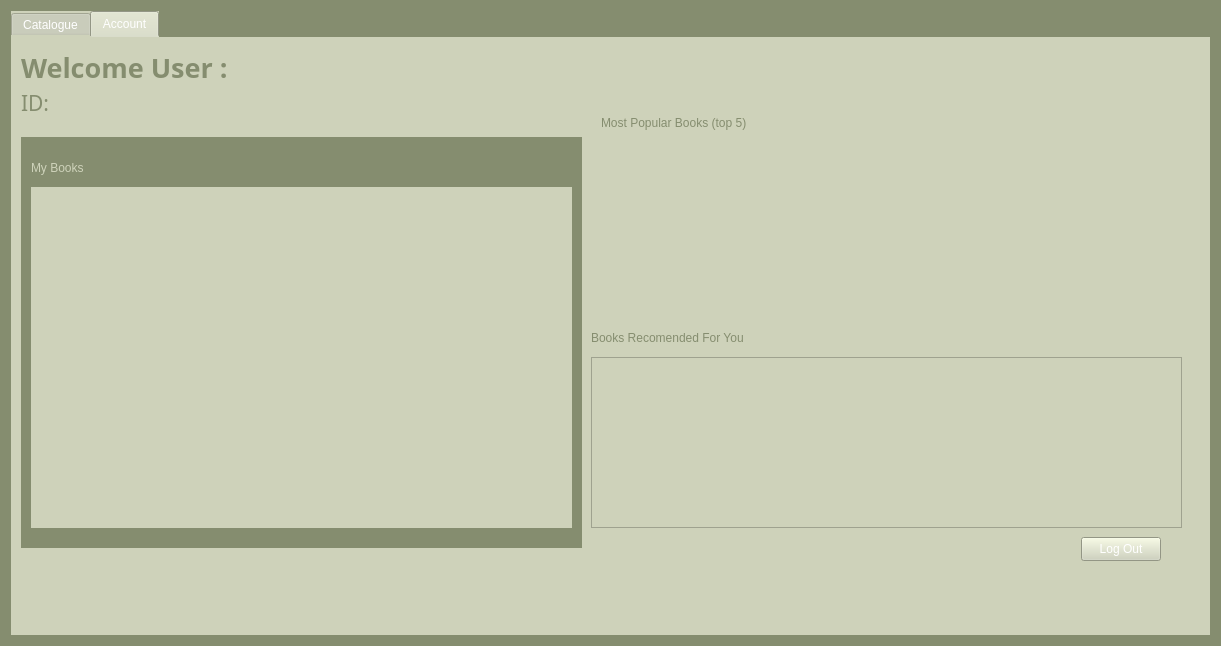
<?xml version="1.0" encoding="UTF-8"?>
<ui version="4.0">
 <class>sucLogin</class>
 <widget class="QDialog" name="sucLogin">
  <property name="geometry">
   <rect>
    <x>0</x>
    <y>0</y>
    <width>1221</width>
    <height>646</height>
   </rect>
  </property>
  <property name="windowTitle">
   <string>Dialog</string>
  </property>
  <property name="styleSheet">
   <string notr="true">background-color: #858D6F;</string>
  </property>
  <layout class="QHBoxLayout" name="horizontalLayout_2">
   <item>
    <widget class="QTabWidget" name="tabWidget">
     <property name="styleSheet">
      <string notr="true">background-color: #CED2BA;
font: 300 12pt &quot;Segoe UI Light&quot;;
border-color: #858D6F;
color: #ffffff;




</string>
     </property>
     <property name="currentIndex">
      <number>1</number>
     </property>
     <widget class="QWidget" name="tab_2">
      <attribute name="title">
       <string>Catalogue</string>
      </attribute>
      <widget class="QPushButton" name="bookSearchButton">
       <property name="geometry">
        <rect>
         <x>380</x>
         <y>120</y>
         <width>171</width>
         <height>31</height>
        </rect>
       </property>
       <property name="styleSheet">
        <string notr="true">background-color:#858D6F ;
border-radius : 1px;
font: 300 12pt &quot;Segoe UI Light&quot;;
color: rgb(255, 255, 255);</string>
       </property>
       <property name="text">
        <string>Search</string>
       </property>
      </widget>
      <widget class="QLineEdit" name="lineEdit_bookSearchText">
       <property name="geometry">
        <rect>
         <x>10</x>
         <y>120</y>
         <width>361</width>
         <height>31</height>
        </rect>
       </property>
      </widget>
      <widget class="QScrollArea" name="scrollArea">
       <property name="geometry">
        <rect>
         <x>20</x>
         <y>180</y>
         <width>651</width>
         <height>351</height>
        </rect>
       </property>
       <property name="autoFillBackground">
        <bool>false</bool>
       </property>
       <property name="styleSheet">
        <string notr="true">QscrollArea{
font: 300 12pt &quot;Segoe UI Light&quot;;
color: #ffffff;
border-style: none;

}

QScrollBar:vertical {
	border: none;
    Background-color: #CED2BA;
    width: 14px;
    margin: 15px 0 15px 0;
	border-radius: 0px;
 }

/*  HANDLE BAR VERTICAL */
QScrollBar::handle:vertical {	
	background-color: #858D6F;
	min-height: 30px;

}
QScrollBar::handle:vertical:hover{	
	background-color:#858D6F;
}
QScrollBar::handle:vertical:pressed {	
	background-color: #858D6F;
}

/* BTN TOP - SCROLLBAR */
QScrollBar::sub-line:vertical {
	border: none;
	background-color: #858D6F;
	height: 15px;

	subcontrol-position: top;
	subcontrol-origin: margin;
}
QScrollBar::sub-line:vertical:hover {	
	background-color:rgb(206, 210, 186);
}
QScrollBar::sub-line:vertical:pressed {	
	background-color: rgb(206, 210, 186);
}

/* BTN BOTTOM - SCROLLBAR */
QScrollBar::add-line:vertical {
	border: none;
	background-color: #858D6F;
	height: 15px;

	subcontrol-position: bottom;
	subcontrol-origin: margin;
}
QScrollBar::add-line:vertical:hover {	
	background-color: rgb(206, 210, 186);
}
QScrollBar::add-line:vertical:pressed {	
	background-color: rgb(206, 210, 186);
}

/* RESET ARROW */
QScrollBar::up-arrow:vertical, QScrollBar::down-arrow:vertical {
	background: none;
}
QScrollBar::add-page:vertical, QScrollBar::sub-page:vertical {
	background: none;
}
</string>
       </property>
       <property name="widgetResizable">
        <bool>true</bool>
       </property>
       <widget class="QWidget" name="scrollContents">
        <property name="geometry">
         <rect>
          <x>0</x>
          <y>0</y>
          <width>649</width>
          <height>349</height>
         </rect>
        </property>
        <widget class="QWidget" name="horizontalLayoutWidget">
         <property name="geometry">
          <rect>
           <x>0</x>
           <y>10</y>
           <width>641</width>
           <height>321</height>
          </rect>
         </property>
         <layout class="QHBoxLayout" name="horizontalLayout">
          <property name="spacing">
           <number>2</number>
          </property>
          <property name="leftMargin">
           <number>10</number>
          </property>
          <property name="topMargin">
           <number>10</number>
          </property>
          <property name="rightMargin">
           <number>10</number>
          </property>
          <property name="bottomMargin">
           <number>10</number>
          </property>
          <item>
           <layout class="QVBoxLayout" name="bookCoverVertLayout">
            <property name="topMargin">
             <number>0</number>
            </property>
            <property name="bottomMargin">
             <number>0</number>
            </property>
           </layout>
          </item>
          <item>
           <layout class="QVBoxLayout" name="bookInfoVertLayout"/>
          </item>
          <item>
           <layout class="QHBoxLayout" name="horizontalLayout_4">
            <property name="leftMargin">
             <number>5</number>
            </property>
            <property name="topMargin">
             <number>5</number>
            </property>
            <property name="rightMargin">
             <number>5</number>
            </property>
            <property name="bottomMargin">
             <number>5</number>
            </property>
            <item>
             <layout class="QVBoxLayout" name="bookQuantityVertLayout"/>
            </item>
            <item>
             <layout class="QVBoxLayout" name="bookOptions"/>
            </item>
           </layout>
          </item>
         </layout>
        </widget>
       </widget>
      </widget>
      <widget class="QScrollArea" name="scrollAreaReservedBooks">
       <property name="geometry">
        <rect>
         <x>700</x>
         <y>240</y>
         <width>321</width>
         <height>301</height>
        </rect>
       </property>
       <property name="styleSheet">
        <string notr="true">border: 0px solid lightgray;
font: 300 12pt &quot;Segoe UI Light&quot;;
color : #fffffF;
</string>
       </property>
       <property name="widgetResizable">
        <bool>true</bool>
       </property>
       <widget class="QWidget" name="scrollAreaReservedBooks_Area">
        <property name="geometry">
         <rect>
          <x>0</x>
          <y>0</y>
          <width>321</width>
          <height>301</height>
         </rect>
        </property>
        <widget class="QWidget" name="verticalLayoutWidget_2">
         <property name="geometry">
          <rect>
           <x>20</x>
           <y>20</y>
           <width>271</width>
           <height>281</height>
          </rect>
         </property>
         <layout class="QVBoxLayout" name="reservedBooks"/>
        </widget>
       </widget>
      </widget>
      <widget class="QLabel" name="label_2">
       <property name="geometry">
        <rect>
         <x>700</x>
         <y>200</y>
         <width>371</width>
         <height>31</height>
        </rect>
       </property>
       <property name="styleSheet">
        <string notr="true">
font: 700 20pt &quot;Sitka Banner&quot;;
color :#858D6F;</string>
       </property>
       <property name="text">
        <string>Books you reserved this session :</string>
       </property>
      </widget>
      <widget class="QWidget" name="widget_2" native="true">
       <property name="geometry">
        <rect>
         <x>910</x>
         <y>640</y>
         <width>120</width>
         <height>80</height>
        </rect>
       </property>
      </widget>
      <widget class="QLabel" name="label_3">
       <property name="geometry">
        <rect>
         <x>10</x>
         <y>30</y>
         <width>341</width>
         <height>51</height>
        </rect>
       </property>
       <property name="styleSheet">
        <string notr="true">
font: 700 50pt &quot;Sitka Banner&quot;;
color :#858D6F;</string>
       </property>
       <property name="text">
        <string>Find Books </string>
       </property>
      </widget>
      <widget class="QLabel" name="label_5">
       <property name="geometry">
        <rect>
         <x>10</x>
         <y>80</y>
         <width>381</width>
         <height>31</height>
        </rect>
       </property>
       <property name="styleSheet">
        <string notr="true">
font: 700 20pt &quot;Sitka Banner&quot;;
color :#858D6F;</string>
       </property>
       <property name="text">
        <string>Enter title and click search below </string>
       </property>
      </widget>
      <zorder>bookSearchButton</zorder>
      <zorder>scrollArea</zorder>
      <zorder>scrollAreaReservedBooks</zorder>
      <zorder>label_2</zorder>
      <zorder>widget_2</zorder>
      <zorder>label_3</zorder>
      <zorder>label_5</zorder>
      <zorder>lineEdit_bookSearchText</zorder>
     </widget>
     <widget class="QWidget" name="tab">
      <attribute name="title">
       <string>Account</string>
      </attribute>
      <widget class="QPushButton" name="pushButton_logout">
       <property name="geometry">
        <rect>
         <x>1070</x>
         <y>500</y>
         <width>80</width>
         <height>24</height>
        </rect>
       </property>
       <property name="text">
        <string>Log Out</string>
       </property>
      </widget>
      <widget class="QLabel" name="loggedInUsernameLabel">
       <property name="geometry">
        <rect>
         <x>10</x>
         <y>10</y>
         <width>431</width>
         <height>41</height>
        </rect>
       </property>
       <property name="font">
        <font>
         <family>Sitka Banner</family>
         <pointsize>20</pointsize>
         <italic>false</italic>
         <bold>true</bold>
        </font>
       </property>
       <property name="styleSheet">
        <string notr="true">
font: 700 20pt &quot;Sitka Banner&quot;;
color :#858D6F;
</string>
       </property>
       <property name="text">
        <string>Welcome User : &lt;insert user here&gt;</string>
       </property>
      </widget>
      <widget class="QLabel" name="loggedInUsernameID">
       <property name="geometry">
        <rect>
         <x>10</x>
         <y>50</y>
         <width>251</width>
         <height>31</height>
        </rect>
       </property>
       <property name="font">
        <font>
         <family>Segoe UI Light</family>
         <pointsize>16</pointsize>
         <italic>false</italic>
         <bold>false</bold>
        </font>
       </property>
       <property name="styleSheet">
        <string notr="true">font: 300 16pt &quot;Segoe UI Light&quot;;
color : #858D6F;
</string>
       </property>
       <property name="text">
        <string>ID: &lt;Id number goe shere&gt;</string>
       </property>
      </widget>
      <widget class="QLabel" name="label_4">
       <property name="geometry">
        <rect>
         <x>590</x>
         <y>70</y>
         <width>471</width>
         <height>31</height>
        </rect>
       </property>
       <property name="styleSheet">
        <string notr="true">
font: 700 20pt &quot;Sitka Banner&quot;;
color :#858D6F;
</string>
       </property>
       <property name="text">
        <string>Most Popular Books (top 5)</string>
       </property>
      </widget>
      <widget class="QScrollArea" name="recc_genre">
       <property name="geometry">
        <rect>
         <x>580</x>
         <y>320</y>
         <width>591</width>
         <height>171</height>
        </rect>
       </property>
       <property name="styleSheet">
        <string notr="true">
QScrollBar{
	border: none;
    Background-color: #CED2BA;
    width: 14px;
    margin: 15px 0 15px 0;
	border-radius: 0px;
 }

/*  HANDLE BAR VERTICAL */
QScrollBar::handle{	
	background-color: #858D6F;
	min-height: 30px;

}
QScrollBar::handle:hover{	
	background-color:#858D6F;
}
QScrollBar::handle:pressed {	
	background-color: #858D6F;
}

/* BTN TOP - SCROLLBAR */
QScrollBar::sub-line {
	border: none;
	background-color: #858D6F;
	height: 15px;
	border-top-left-radius: 7px;
	border-top-right-radius: 7px;
	subcontrol-position: top;
	subcontrol-origin: margin;
}
QScrollBar::sub-line:hover {	
	background-color:rgb(206, 210, 186);
}
QScrollBar::sub-line:pressed {	
	background-color: rgb(206, 210, 186);
}

/* BTN BOTTOM - SCROLLBAR */
QScrollBar::add-line:{
	border: none;
	background-color: #858D6F;
	height: 15px;
	border-bottom-left-radius: 7px;
	border-bottom-right-radius: 7px;
	subcontrol-position: bottom;
	subcontrol-origin: margin;
}
QScrollBar::add-line:hover {	
	background-color: rgb(206, 210, 186);
}
QScrollBar::add-line:pressed {	
	background-color: rgb(206, 210, 186);
}

/* RESET ARROW */
QScrollBar::up-arrow, QScrollBar::down-arrow: {
	background: none;
}
QScrollBar::add-page, QScrollBar::sub-page: {
	background: none;
}
</string>
       </property>
       <property name="widgetResizable">
        <bool>true</bool>
       </property>
       <widget class="QWidget" name="recc_genre_scrollArea">
        <property name="geometry">
         <rect>
          <x>0</x>
          <y>0</y>
          <width>589</width>
          <height>169</height>
         </rect>
        </property>
        <property name="styleSheet">
         <string notr="true">QScrollBar:vertical {
	border: none;
    Background-color: #CED2BA;
    width: 14px;
    margin: 15px 0 15px 0;
	border-radius: 0px;
 }

/*  HANDLE BAR VERTICAL */
QScrollBar::handle:vertical {	
	background-color: #858D6F;
	min-height: 30px;

}
QScrollBar::handle:vertical:hover{	
	background-color:#858D6F;
}
QScrollBar::handle:vertical:pressed {	
	background-color: #858D6F;
}

/* BTN TOP - SCROLLBAR */
QScrollBar::sub-line:vertical {
	border: none;
	background-color: #858D6F;
	height: 15px;
	border-top-left-radius: 7px;
	border-top-right-radius: 7px;
	subcontrol-position: top;
	subcontrol-origin: margin;
}
QScrollBar::sub-line:vertical:hover {	
	background-color:rgb(206, 210, 186);
}
QScrollBar::sub-line:vertical:pressed {	
	background-color: rgb(206, 210, 186);
}

/* BTN BOTTOM - SCROLLBAR */
QScrollBar::add-line:vertical {
	border: none;
	background-color: #858D6F;
	height: 15px;
	border-bottom-left-radius: 7px;
	border-bottom-right-radius: 7px;
	subcontrol-position: bottom;
	subcontrol-origin: margin;
}
QScrollBar::add-line:vertical:hover {	
	background-color: rgb(206, 210, 186);
}
QScrollBar::add-line:vertical:pressed {	
	background-color: rgb(206, 210, 186);
}

/* RESET ARROW */
QScrollBar::up-arrow:vertical, QScrollBar::down-arrow:vertical {
	background: none;
}
QScrollBar::add-page:vertical, QScrollBar::sub-page:vertical {
	background: none;
}
</string>
        </property>
        <widget class="QWidget" name="horizontalLayoutWidget_3">
         <property name="geometry">
          <rect>
           <x>10</x>
           <y>10</y>
           <width>571</width>
           <height>151</height>
          </rect>
         </property>
         <layout class="QHBoxLayout" name="reccomended_genre_window"/>
        </widget>
       </widget>
      </widget>
      <widget class="QScrollArea" name="scrollArea_2">
       <property name="geometry">
        <rect>
         <x>580</x>
         <y>100</y>
         <width>591</width>
         <height>171</height>
        </rect>
       </property>
       <property name="styleSheet">
        <string notr="true">border-style: none;</string>
       </property>
       <property name="widgetResizable">
        <bool>true</bool>
       </property>
       <widget class="QWidget" name="scrollAreaWidgetContents">
        <property name="geometry">
         <rect>
          <x>0</x>
          <y>0</y>
          <width>591</width>
          <height>171</height>
         </rect>
        </property>
        <widget class="QWidget" name="horizontalLayoutWidget_2">
         <property name="geometry">
          <rect>
           <x>10</x>
           <y>10</y>
           <width>571</width>
           <height>151</height>
          </rect>
         </property>
         <layout class="QHBoxLayout" name="reccomended_books_window"/>
        </widget>
       </widget>
      </widget>
      <widget class="QLabel" name="label_6">
       <property name="geometry">
        <rect>
         <x>580</x>
         <y>290</y>
         <width>471</width>
         <height>21</height>
        </rect>
       </property>
       <property name="styleSheet">
        <string notr="true">
font: 700 20pt &quot;Sitka Banner&quot;;
color :#858D6F;
</string>
       </property>
       <property name="text">
        <string>Books Recomended For You </string>
       </property>
      </widget>
      <widget class="QWidget" name="widget_3" native="true">
       <property name="geometry">
        <rect>
         <x>10</x>
         <y>100</y>
         <width>561</width>
         <height>411</height>
        </rect>
       </property>
       <property name="styleSheet">
        <string notr="true">background-color:#858D6F; 
border-style:none  ;
</string>
       </property>
       <widget class="QWidget" name="widget" native="true">
        <property name="geometry">
         <rect>
          <x>10</x>
          <y>50</y>
          <width>541</width>
          <height>341</height>
         </rect>
        </property>
        <property name="styleSheet">
         <string notr="true">


background-color: #CED2BA;</string>
        </property>
        <widget class="QLabel" name="label">
         <property name="geometry">
          <rect>
           <x>10</x>
           <y>20</y>
           <width>161</width>
           <height>31</height>
          </rect>
         </property>
         <property name="styleSheet">
          <string notr="true">
font: 700 20pt &quot;Sitka Banner&quot;;
color :#CED2BA;
</string>
         </property>
         <property name="text">
          <string>My Books</string>
         </property>
        </widget>
        <widget class="QScrollArea" name="yourReservedBooks">
         <property name="geometry">
          <rect>
           <x>10</x>
           <y>10</y>
           <width>521</width>
           <height>331</height>
          </rect>
         </property>
         <property name="palette">
          <palette>
           <active>
            <colorrole role="WindowText">
             <brush brushstyle="SolidPattern">
              <color alpha="255">
               <red>255</red>
               <green>255</green>
               <blue>255</blue>
              </color>
             </brush>
            </colorrole>
            <colorrole role="Button">
             <brush brushstyle="SolidPattern">
              <color alpha="255">
               <red>206</red>
               <green>210</green>
               <blue>186</blue>
              </color>
             </brush>
            </colorrole>
            <colorrole role="Text">
             <brush brushstyle="SolidPattern">
              <color alpha="255">
               <red>255</red>
               <green>255</green>
               <blue>255</blue>
              </color>
             </brush>
            </colorrole>
            <colorrole role="ButtonText">
             <brush brushstyle="SolidPattern">
              <color alpha="255">
               <red>255</red>
               <green>255</green>
               <blue>255</blue>
              </color>
             </brush>
            </colorrole>
            <colorrole role="Base">
             <brush brushstyle="SolidPattern">
              <color alpha="255">
               <red>206</red>
               <green>210</green>
               <blue>186</blue>
              </color>
             </brush>
            </colorrole>
            <colorrole role="Window">
             <brush brushstyle="SolidPattern">
              <color alpha="255">
               <red>206</red>
               <green>210</green>
               <blue>186</blue>
              </color>
             </brush>
            </colorrole>
            <colorrole role="PlaceholderText">
             <brush brushstyle="SolidPattern">
              <color alpha="255">
               <red>255</red>
               <green>255</green>
               <blue>255</blue>
              </color>
             </brush>
            </colorrole>
           </active>
           <inactive>
            <colorrole role="WindowText">
             <brush brushstyle="SolidPattern">
              <color alpha="255">
               <red>255</red>
               <green>255</green>
               <blue>255</blue>
              </color>
             </brush>
            </colorrole>
            <colorrole role="Button">
             <brush brushstyle="SolidPattern">
              <color alpha="255">
               <red>206</red>
               <green>210</green>
               <blue>186</blue>
              </color>
             </brush>
            </colorrole>
            <colorrole role="Text">
             <brush brushstyle="SolidPattern">
              <color alpha="255">
               <red>255</red>
               <green>255</green>
               <blue>255</blue>
              </color>
             </brush>
            </colorrole>
            <colorrole role="ButtonText">
             <brush brushstyle="SolidPattern">
              <color alpha="255">
               <red>255</red>
               <green>255</green>
               <blue>255</blue>
              </color>
             </brush>
            </colorrole>
            <colorrole role="Base">
             <brush brushstyle="SolidPattern">
              <color alpha="255">
               <red>206</red>
               <green>210</green>
               <blue>186</blue>
              </color>
             </brush>
            </colorrole>
            <colorrole role="Window">
             <brush brushstyle="SolidPattern">
              <color alpha="255">
               <red>206</red>
               <green>210</green>
               <blue>186</blue>
              </color>
             </brush>
            </colorrole>
            <colorrole role="PlaceholderText">
             <brush brushstyle="SolidPattern">
              <color alpha="255">
               <red>255</red>
               <green>255</green>
               <blue>255</blue>
              </color>
             </brush>
            </colorrole>
           </inactive>
           <disabled>
            <colorrole role="WindowText">
             <brush brushstyle="SolidPattern">
              <color alpha="255">
               <red>255</red>
               <green>255</green>
               <blue>255</blue>
              </color>
             </brush>
            </colorrole>
            <colorrole role="Button">
             <brush brushstyle="SolidPattern">
              <color alpha="255">
               <red>206</red>
               <green>210</green>
               <blue>186</blue>
              </color>
             </brush>
            </colorrole>
            <colorrole role="Text">
             <brush brushstyle="SolidPattern">
              <color alpha="255">
               <red>255</red>
               <green>255</green>
               <blue>255</blue>
              </color>
             </brush>
            </colorrole>
            <colorrole role="ButtonText">
             <brush brushstyle="SolidPattern">
              <color alpha="255">
               <red>255</red>
               <green>255</green>
               <blue>255</blue>
              </color>
             </brush>
            </colorrole>
            <colorrole role="Base">
             <brush brushstyle="SolidPattern">
              <color alpha="255">
               <red>206</red>
               <green>210</green>
               <blue>186</blue>
              </color>
             </brush>
            </colorrole>
            <colorrole role="Window">
             <brush brushstyle="SolidPattern">
              <color alpha="255">
               <red>206</red>
               <green>210</green>
               <blue>186</blue>
              </color>
             </brush>
            </colorrole>
            <colorrole role="PlaceholderText">
             <brush brushstyle="SolidPattern">
              <color alpha="255">
               <red>255</red>
               <green>255</green>
               <blue>255</blue>
              </color>
             </brush>
            </colorrole>
           </disabled>
          </palette>
         </property>
         <property name="autoFillBackground">
          <bool>false</bool>
         </property>
         <property name="styleSheet">
          <string notr="true">
QScrollBar:vertical {
	border: none;
    Background-color: #CED2BA;
    width: 14px;
    margin: 15px 0 15px 0;
	border-radius: 0px;
 }

/*  HANDLE BAR VERTICAL */
QScrollBar::handle:vertical {	
	background-color: #858D6F;
	min-height: 30px;

}
QScrollBar::handle:vertical:hover{	
	background-color:#858D6F;
}
QScrollBar::handle:vertical:pressed {	
	background-color: #858D6F;
}

/* BTN TOP - SCROLLBAR */
QScrollBar::sub-line:vertical {
	border: none;
	background-color: #858D6F;
	height: 15px;
	border-top-left-radius: 7px;
	border-top-right-radius: 7px;
	subcontrol-position: top;
	subcontrol-origin: margin;
}
QScrollBar::sub-line:vertical:hover {	
	background-color:rgb(206, 210, 186);
}
QScrollBar::sub-line:vertical:pressed {	
	background-color: rgb(206, 210, 186);
}

/* BTN BOTTOM - SCROLLBAR */
QScrollBar::add-line:vertical {
	border: none;
	background-color: #858D6F;
	height: 15px;
	border-bottom-left-radius: 7px;
	border-bottom-right-radius: 7px;
	subcontrol-position: bottom;
	subcontrol-origin: margin;
}
QScrollBar::add-line:vertical:hover {	
	background-color: rgb(206, 210, 186);
}
QScrollBar::add-line:vertical:pressed {	
	background-color: rgb(206, 210, 186);
}

/* RESET ARROW */
QScrollBar::up-arrow:vertical, QScrollBar::down-arrow:vertical {
	background: none;
}
QScrollBar::add-page:vertical, QScrollBar::sub-page:vertical {
	background: none;
}
</string>
         </property>
         <property name="widgetResizable">
          <bool>true</bool>
         </property>
         <widget class="QWidget" name="yourReservedBooks_scrollArea">
          <property name="geometry">
           <rect>
            <x>0</x>
            <y>0</y>
            <width>521</width>
            <height>331</height>
           </rect>
          </property>
          <widget class="QWidget" name="verticalLayoutWidget_7">
           <property name="geometry">
            <rect>
             <x>10</x>
             <y>10</y>
             <width>511</width>
             <height>311</height>
            </rect>
           </property>
           <layout class="QVBoxLayout" name="allReservedBookInfo">
            <property name="leftMargin">
             <number>5</number>
            </property>
            <property name="topMargin">
             <number>5</number>
            </property>
            <property name="rightMargin">
             <number>5</number>
            </property>
            <property name="bottomMargin">
             <number>5</number>
            </property>
            <item>
             <layout class="QHBoxLayout" name="horizontalLayout_3">
              <property name="leftMargin">
               <number>5</number>
              </property>
              <property name="topMargin">
               <number>5</number>
              </property>
              <property name="rightMargin">
               <number>5</number>
              </property>
              <property name="bottomMargin">
               <number>5</number>
              </property>
              <item>
               <layout class="QVBoxLayout" name="yourReservedBooksList"/>
              </item>
              <item>
               <layout class="QVBoxLayout" name="yourReservedBooksListReservedDate">
                <property name="sizeConstraint">
                 <enum>QLayout::SetNoConstraint</enum>
                </property>
               </layout>
              </item>
              <item>
               <layout class="QVBoxLayout" name="yourReservedBooksListDueDate"/>
              </item>
              <item>
               <layout class="QVBoxLayout" name="yourReservedBooksListStatus"/>
              </item>
              <item>
               <layout class="QVBoxLayout" name="yourReservedBooksListReturnButton"/>
              </item>
             </layout>
            </item>
           </layout>
          </widget>
         </widget>
        </widget>
       </widget>
       <widget class="QLabel" name="label_7">
        <property name="geometry">
         <rect>
          <x>10</x>
          <y>20</y>
          <width>471</width>
          <height>21</height>
         </rect>
        </property>
        <property name="styleSheet">
         <string notr="true">
font: 700 20pt &quot;Sitka Banner&quot;;
color: #CED2BA;
</string>
        </property>
        <property name="text">
         <string>My Books </string>
        </property>
       </widget>
      </widget>
      <zorder>widget_3</zorder>
      <zorder>pushButton_logout</zorder>
      <zorder>label_4</zorder>
      <zorder>recc_genre</zorder>
      <zorder>loggedInUsernameLabel</zorder>
      <zorder>loggedInUsernameID</zorder>
      <zorder>scrollArea_2</zorder>
      <zorder>label_6</zorder>
     </widget>
    </widget>
   </item>
  </layout>
 </widget>
 <tabstops>
  <tabstop>bookSearchButton</tabstop>
  <tabstop>lineEdit_bookSearchText</tabstop>
  <tabstop>scrollArea</tabstop>
  <tabstop>pushButton_logout</tabstop>
 </tabstops>
 <resources/>
 <connections/>
</ui>
